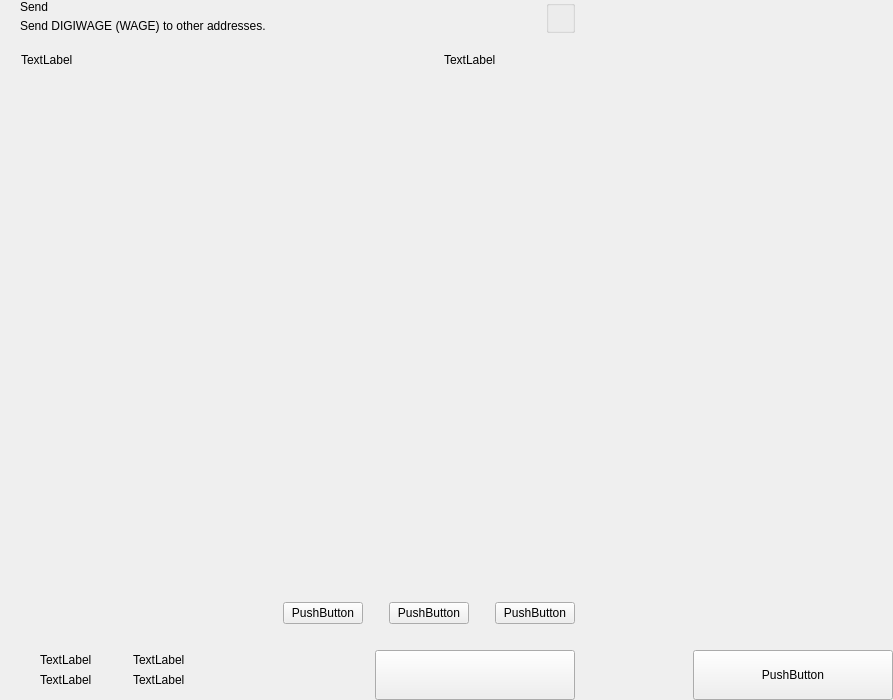
<?xml version="1.0" encoding="UTF-8"?>
<ui version="4.0">
 <class>send</class>
 <widget class="QWidget" name="send">
  <property name="geometry">
   <rect>
    <x>0</x>
    <y>0</y>
    <width>893</width>
    <height>700</height>
   </rect>
  </property>
  <property name="windowTitle">
   <string>Form</string>
  </property>
  <layout class="QHBoxLayout" name="horizontalLayout_2" stretch="2,1">
   <property name="spacing">
    <number>0</number>
   </property>
   <property name="leftMargin">
    <number>0</number>
   </property>
   <property name="topMargin">
    <number>0</number>
   </property>
   <property name="rightMargin">
    <number>0</number>
   </property>
   <property name="bottomMargin">
    <number>0</number>
   </property>
   <item>
    <widget class="QWidget" name="left" native="true">
     <layout class="QVBoxLayout" name="verticalLayout_3">
      <property name="spacing">
       <number>0</number>
      </property>
      <property name="leftMargin">
       <number>0</number>
      </property>
      <property name="topMargin">
       <number>0</number>
      </property>
      <property name="rightMargin">
       <number>0</number>
      </property>
      <property name="bottomMargin">
       <number>0</number>
      </property>
      <item>
       <layout class="QVBoxLayout" name="verticalLayout_22" stretch="0,0,0,1,0,0,0,0">
        <property name="spacing">
         <number>0</number>
        </property>
        <item>
         <layout class="QHBoxLayout" name="horizontalLayout_3">
          <property name="spacing">
           <number>0</number>
          </property>
          <property name="leftMargin">
           <number>20</number>
          </property>
          <property name="rightMargin">
           <number>20</number>
          </property>
          <item>
           <layout class="QVBoxLayout" name="verticalLayout">
            <property name="spacing">
             <number>5</number>
            </property>
            <item>
             <widget class="QLabel" name="labelTitle">
              <property name="text">
               <string>Send</string>
              </property>
              <property name="alignment">
               <set>Qt::AlignLeading|Qt::AlignLeft|Qt::AlignVCenter</set>
              </property>
             </widget>
            </item>
            <item>
             <widget class="QLabel" name="labelSubtitle1">
              <property name="text">
               <string>Send DIGIWAGE (WAGE) to other addresses.</string>
              </property>
             </widget>
            </item>
           </layout>
          </item>
          <item>
           <spacer name="horizontalSpacer">
            <property name="orientation">
             <enum>Qt::Horizontal</enum>
            </property>
            <property name="sizeHint" stdset="0">
             <size>
              <width>40</width>
              <height>20</height>
             </size>
            </property>
           </spacer>
          </item>
          <item>
           <layout class="QVBoxLayout" name="verticalLayout_6">
            <property name="spacing">
             <number>0</number>
            </property>
            <item>
             <widget class="QGroupBox" name="groupBox">
              <property name="title">
               <string/>
              </property>
              <property name="alignment">
               <set>Qt::AlignLeading|Qt::AlignLeft|Qt::AlignTop</set>
              </property>
              <layout class="QHBoxLayout" name="horizontalLayout_4">
               <property name="spacing">
                <number>0</number>
               </property>
               <property name="leftMargin">
                <number>0</number>
               </property>
               <property name="topMargin">
                <number>0</number>
               </property>
               <property name="rightMargin">
                <number>0</number>
               </property>
               <property name="bottomMargin">
                <number>0</number>
               </property>
              </layout>
             </widget>
            </item>
           </layout>
          </item>
         </layout>
        </item>
        <item>
         <spacer name="verticalSpacer_2">
          <property name="orientation">
           <enum>Qt::Vertical</enum>
          </property>
          <property name="sizeType">
           <enum>QSizePolicy::Fixed</enum>
          </property>
          <property name="sizeHint" stdset="0">
           <size>
            <width>20</width>
            <height>20</height>
           </size>
          </property>
         </spacer>
        </item>
        <item>
         <layout class="QHBoxLayout" name="horizontalLayout" stretch="6,0,2">
          <property name="spacing">
           <number>0</number>
          </property>
          <property name="leftMargin">
           <number>10</number>
          </property>
          <property name="topMargin">
           <number>0</number>
          </property>
          <property name="rightMargin">
           <number>20</number>
          </property>
          <property name="bottomMargin">
           <number>0</number>
          </property>
          <item>
           <widget class="QLabel" name="labelSubtitleAddress">
            <property name="styleSheet">
             <string notr="true">margin-left:8px;</string>
            </property>
            <property name="text">
             <string>TextLabel</string>
            </property>
           </widget>
          </item>
          <item>
           <spacer name="horizontalSpacer_3">
            <property name="orientation">
             <enum>Qt::Horizontal</enum>
            </property>
            <property name="sizeType">
             <enum>QSizePolicy::Fixed</enum>
            </property>
            <property name="sizeHint" stdset="0">
             <size>
              <width>40</width>
              <height>1</height>
             </size>
            </property>
           </spacer>
          </item>
          <item>
           <widget class="QLabel" name="labelSubtitleAmount">
            <property name="text">
             <string>TextLabel</string>
            </property>
           </widget>
          </item>
         </layout>
        </item>
        <item>
         <widget class="QScrollArea" name="scrollArea">
          <property name="minimumSize">
           <size>
            <width>0</width>
            <height>350</height>
           </size>
          </property>
          <property name="styleSheet">
           <string notr="true">#scrollArea {
            background:transparent;
            margin-top:10px;
}</string>
          </property>
          <property name="horizontalScrollBarPolicy">
           <enum>Qt::ScrollBarAlwaysOff</enum>
          </property>
          <property name="sizeAdjustPolicy">
           <enum>QAbstractScrollArea::AdjustIgnored</enum>
          </property>
          <property name="widgetResizable">
           <bool>true</bool>
          </property>
          <property name="alignment">
           <set>Qt::AlignLeading|Qt::AlignLeft|Qt::AlignTop</set>
          </property>
          <widget class="QWidget" name="scrollAreaWidgetContents">
           <property name="geometry">
            <rect>
             <x>0</x>
             <y>0</y>
             <width>591</width>
             <height>16</height>
            </rect>
           </property>
           <property name="sizePolicy">
            <sizepolicy hsizetype="Preferred" vsizetype="Maximum">
             <horstretch>0</horstretch>
             <verstretch>0</verstretch>
            </sizepolicy>
           </property>
           <property name="autoFillBackground">
            <bool>false</bool>
           </property>
           <property name="styleSheet">
            <string notr="true">#scrollAreaWidgetContents {
             background:transparent;
             }</string>
           </property>
           <layout class="QVBoxLayout" name="verticalLayout_7">
            <property name="spacing">
             <number>0</number>
            </property>
            <property name="sizeConstraint">
             <enum>QLayout::SetDefaultConstraint</enum>
            </property>
            <property name="leftMargin">
             <number>0</number>
            </property>
            <property name="topMargin">
             <number>0</number>
            </property>
            <property name="rightMargin">
             <number>0</number>
            </property>
            <property name="bottomMargin">
             <number>0</number>
            </property>
           </layout>
          </widget>
         </widget>
        </item>
        <item>
         <spacer name="verticalSpacer_4">
          <property name="orientation">
           <enum>Qt::Vertical</enum>
          </property>
          <property name="sizeType">
           <enum>QSizePolicy::Fixed</enum>
          </property>
          <property name="sizeHint" stdset="0">
           <size>
            <width>20</width>
            <height>20</height>
           </size>
          </property>
         </spacer>
        </item>
        <item>
         <layout class="QHBoxLayout" name="horizontalLayout_20">
          <property name="spacing">
           <number>6</number>
          </property>
          <property name="rightMargin">
           <number>20</number>
          </property>
          <item>
           <spacer name="horizontalSpacer_4">
            <property name="orientation">
             <enum>Qt::Horizontal</enum>
            </property>
            <property name="sizeHint" stdset="0">
             <size>
              <width>40</width>
              <height>20</height>
             </size>
            </property>
           </spacer>
          </item>
          <item>
           <widget class="QPushButton" name="pushButtonFee">
            <property name="focusPolicy">
             <enum>Qt::NoFocus</enum>
            </property>
            <property name="text">
             <string>PushButton</string>
            </property>
           </widget>
          </item>
          <item>
           <spacer name="horizontalSpacer_11">
            <property name="orientation">
             <enum>Qt::Horizontal</enum>
            </property>
            <property name="sizeType">
             <enum>QSizePolicy::Minimum</enum>
            </property>
            <property name="sizeHint" stdset="0">
             <size>
              <width>20</width>
              <height>20</height>
             </size>
            </property>
           </spacer>
          </item>
          <item>
           <widget class="QPushButton" name="pushButtonClear">
            <property name="focusPolicy">
             <enum>Qt::NoFocus</enum>
            </property>
            <property name="layoutDirection">
             <enum>Qt::RightToLeft</enum>
            </property>
            <property name="text">
             <string>PushButton</string>
            </property>
           </widget>
          </item>
          <item>
           <spacer name="horizontalSpacer_6">
            <property name="orientation">
             <enum>Qt::Horizontal</enum>
            </property>
            <property name="sizeType">
             <enum>QSizePolicy::Fixed</enum>
            </property>
            <property name="sizeHint" stdset="0">
             <size>
              <width>20</width>
              <height>20</height>
             </size>
            </property>
           </spacer>
          </item>
          <item>
           <widget class="QPushButton" name="pushButtonAddRecipient">
            <property name="focusPolicy">
             <enum>Qt::NoFocus</enum>
            </property>
            <property name="text">
             <string>PushButton</string>
            </property>
           </widget>
          </item>
         </layout>
        </item>
        <item>
         <spacer name="verticalSpacer">
          <property name="orientation">
           <enum>Qt::Vertical</enum>
          </property>
          <property name="sizeType">
           <enum>QSizePolicy::Fixed</enum>
          </property>
          <property name="sizeHint" stdset="0">
           <size>
            <width>20</width>
            <height>16</height>
           </size>
          </property>
         </spacer>
        </item>
        <item>
         <layout class="QHBoxLayout" name="horizontalLayout_7">
          <property name="rightMargin">
           <number>20</number>
          </property>
          <item>
           <layout class="QHBoxLayout" name="horizontalLayout_10">
            <property name="spacing">
             <number>0</number>
            </property>
            <property name="leftMargin">
             <number>8</number>
            </property>
            <item>
             <widget class="QStackedWidget" name="stackedWidget">
              <property name="minimumSize">
               <size>
                <width>0</width>
                <height>60</height>
               </size>
              </property>
              <property name="maximumSize">
               <size>
                <width>16777215</width>
                <height>60</height>
               </size>
              </property>
              <widget class="QWidget" name="page1">
               <layout class="QVBoxLayout" name="verticalLayout_71" stretch="0">
                <property name="spacing">
                 <number>6</number>
                </property>
                <property name="leftMargin">
                 <number>12</number>
                </property>
                <property name="topMargin">
                 <number>0</number>
                </property>
                <property name="rightMargin">
                 <number>0</number>
                </property>
                <property name="bottomMargin">
                 <number>0</number>
                </property>
                <item>
                 <widget class="QWidget" name="coinWidget" native="true">
                  <property name="minimumSize">
                   <size>
                    <width>0</width>
                    <height>60</height>
                   </size>
                  </property>
                  <property name="maximumSize">
                   <size>
                    <width>16777215</width>
                    <height>60</height>
                   </size>
                  </property>
                  <layout class="QHBoxLayout" name="horizontalLayout_9">
                   <property name="spacing">
                    <number>0</number>
                   </property>
                   <property name="leftMargin">
                    <number>20</number>
                   </property>
                   <property name="topMargin">
                    <number>10</number>
                   </property>
                   <property name="rightMargin">
                    <number>20</number>
                   </property>
                   <property name="bottomMargin">
                    <number>10</number>
                   </property>
                   <item>
                    <layout class="QVBoxLayout" name="verticalSend">
                     <property name="spacing">
                      <number>0</number>
                     </property>
                     <item>
                      <widget class="QLabel" name="labelTitleTotalSend">
                       <property name="text">
                        <string>TextLabel</string>
                       </property>
                      </widget>
                     </item>
                     <item>
                      <widget class="QLabel" name="labelAmountSend">
                       <property name="text">
                        <string>TextLabel</string>
                       </property>
                      </widget>
                     </item>
                    </layout>
                   </item>
                   <item>
                    <spacer name="horizontalSpacer_9">
                     <property name="orientation">
                      <enum>Qt::Horizontal</enum>
                     </property>
                     <property name="sizeType">
                      <enum>QSizePolicy::Fixed</enum>
                     </property>
                     <property name="sizeHint" stdset="0">
                      <size>
                       <width>20</width>
                       <height>20</height>
                      </size>
                     </property>
                    </spacer>
                   </item>
                   <item>
                    <widget class="QLabel" name="labelLine">
                     <property name="minimumSize">
                      <size>
                       <width>1</width>
                       <height>0</height>
                      </size>
                     </property>
                     <property name="maximumSize">
                      <size>
                       <width>1</width>
                       <height>16777215</height>
                      </size>
                     </property>
                     <property name="text">
                      <string/>
                     </property>
                    </widget>
                   </item>
                   <item>
                    <spacer name="horizontalSpacer_10">
                     <property name="orientation">
                      <enum>Qt::Horizontal</enum>
                     </property>
                     <property name="sizeType">
                      <enum>QSizePolicy::Fixed</enum>
                     </property>
                     <property name="sizeHint" stdset="0">
                      <size>
                       <width>20</width>
                       <height>20</height>
                      </size>
                     </property>
                    </spacer>
                   </item>
                   <item>
                    <layout class="QVBoxLayout" name="verticalRemaining">
                     <property name="spacing">
                      <number>0</number>
                     </property>
                     <item>
                      <widget class="QLabel" name="labelTitleTotalRemaining">
                       <property name="text">
                        <string>TextLabel</string>
                       </property>
                      </widget>
                     </item>
                     <item>
                      <widget class="QLabel" name="labelAmountRemaining">
                       <property name="text">
                        <string>TextLabel</string>
                       </property>
                      </widget>
                     </item>
                    </layout>
                   </item>
                  </layout>
                 </widget>
                </item>
               </layout>
              </widget>
              <widget class="QWidget" name="page_2"/>
             </widget>
            </item>
           </layout>
          </item>
          <item>
           <spacer name="horizontalSpacer_5">
            <property name="orientation">
             <enum>Qt::Horizontal</enum>
            </property>
            <property name="sizeType">
             <enum>QSizePolicy::Expanding</enum>
            </property>
            <property name="sizeHint" stdset="0">
             <size>
              <width>40</width>
              <height>20</height>
             </size>
            </property>
           </spacer>
          </item>
          <item alignment="Qt::AlignBottom">
           <widget class="QPushButton" name="pushButtonSave">
            <property name="minimumSize">
             <size>
              <width>200</width>
              <height>50</height>
             </size>
            </property>
            <property name="maximumSize">
             <size>
              <width>200</width>
              <height>50</height>
             </size>
            </property>
            <property name="focusPolicy">
             <enum>Qt::NoFocus</enum>
            </property>
            <property name="text">
             <string/>
            </property>
           </widget>
          </item>
         </layout>
        </item>
       </layout>
      </item>
     </layout>
    </widget>
   </item>
   <item>
    <widget class="QWidget" name="right" native="true">
     <layout class="QVBoxLayout" name="verticalLayout_5">
      <property name="leftMargin">
       <number>0</number>
      </property>
      <property name="topMargin">
       <number>0</number>
      </property>
      <property name="rightMargin">
       <number>0</number>
      </property>
      <property name="bottomMargin">
       <number>0</number>
      </property>
      <item>
       <layout class="QVBoxLayout" name="verticalLayout_4">
        <property name="spacing">
         <number>6</number>
        </property>
        <item>
         <widget class="OptionButton" name="btnCoinControl" native="true">
          <property name="minimumSize">
           <size>
            <width>0</width>
            <height>50</height>
           </size>
          </property>
         </widget>
        </item>
        <item>
         <widget class="OptionButton" name="btnChangeAddress" native="true">
          <property name="minimumSize">
           <size>
            <width>0</width>
            <height>50</height>
           </size>
          </property>
         </widget>
        </item>
        <item>
         <widget class="OptionButton" name="btnUri" native="true">
          <property name="minimumSize">
           <size>
            <width>0</width>
            <height>50</height>
           </size>
          </property>
         </widget>
        </item>
        <item>
         <spacer name="verticalSpacer_5">
          <property name="orientation">
           <enum>Qt::Vertical</enum>
          </property>
          <property name="sizeHint" stdset="0">
           <size>
            <width>20</width>
            <height>40</height>
           </size>
          </property>
         </spacer>
        </item>
        <item>
         <layout class="QHBoxLayout" name="horizontalLayout_8">
          <item>
           <spacer name="horizontalSpacer_7">
            <property name="orientation">
             <enum>Qt::Horizontal</enum>
            </property>
            <property name="sizeHint" stdset="0">
             <size>
              <width>40</width>
              <height>20</height>
             </size>
            </property>
           </spacer>
          </item>
          <item>
           <widget class="QPushButton" name="pushButtonReset">
            <property name="minimumSize">
             <size>
              <width>200</width>
              <height>50</height>
             </size>
            </property>
            <property name="maximumSize">
             <size>
              <width>200</width>
              <height>50</height>
             </size>
            </property>
            <property name="focusPolicy">
             <enum>Qt::NoFocus</enum>
            </property>
            <property name="text">
             <string>PushButton</string>
            </property>
           </widget>
          </item>
         </layout>
        </item>
       </layout>
      </item>
     </layout>
    </widget>
   </item>
  </layout>
 </widget>
 <customwidgets>
  <customwidget>
   <class>OptionButton</class>
   <extends>QWidget</extends>
   <header>qt/digiwage/optionbutton.h</header>
   <container>1</container>
  </customwidget>
 </customwidgets>
 <resources/>
 <connections/>
</ui>
